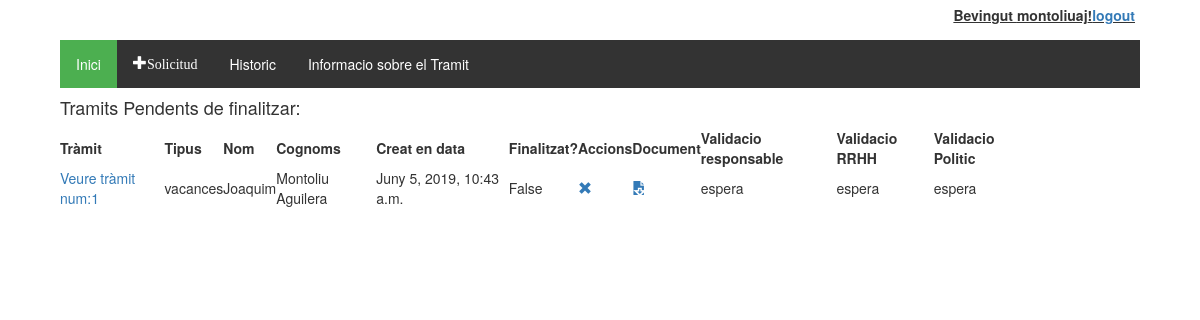
The page /tramitador/ (signed in) on the database as committed earlier.
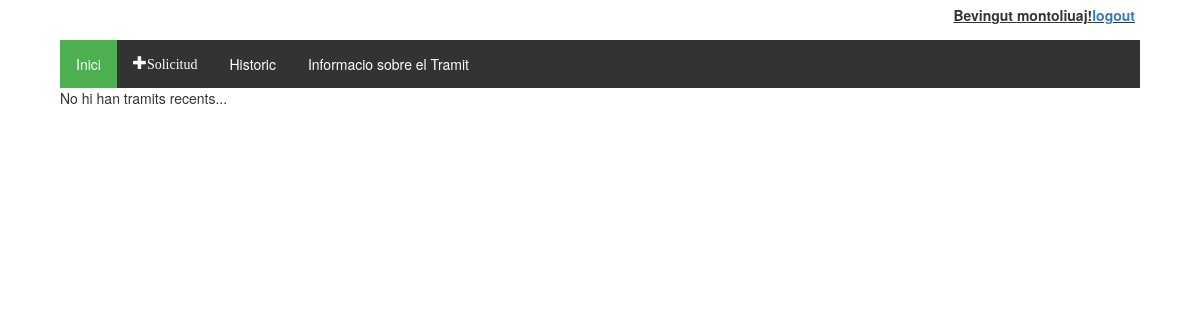
The same page on the database as committed later.
### tramitador/models.py (models this page shows, shortened)
class Tramit(models.Model):
    validacio = (
        ('conforme','conforme'),
        ('inconforme','no conforme'),
        ('espera', 'en espera'),
    )
    tipologia = (
        ('vacances', 'Vacances'),
        ('perm_precep', 'Permisos preceptius'),
        ('perm_no_precep', 'Permisos no preceptius'),
        ('asum_p', 'Asumptes personals'),
    )
    treballador = models.ForeignKey(Treballadors, on_delete=models.CASCADE)
    document = models.ForeignKey(Document, on_delete=models.SET_NULL, null=True, blank=True)
    creat_en = models.DateTimeField(auto_now_add=True)
    modificat_en = models.DateTimeField(auto_now=True)
    data_sol = models.CharField(max_length=250, help_text = "Interval de dates amb guións '-', per dies no consecutios emprar ',' Exemple:01/01/2019 - 05/01/2019, 07/01/2019")
    tipus = models.CharField(max_length=40, choices=tipologia, default='asum_p')
    finalitzat = models.BooleanField(default=False)
    """Validacio de RRHH"""
    valRRHH = models.CharField(max_length=20, choices=validacio, default='espera')
    """Validacio del responsable"""
    valResp =  models.CharField(max_length=20, choices=validacio, default='espera')
    """Validacio del Politic"""
    valPol = models.CharField(max_length=20, choices=validacio, default='espera')
    """En cas de voler explicar el motiu"""
    missatge_usuari = models.CharField(max_length=2000, null = True, blank=True)
    missatge_responsable = models.CharField(max_length=2000, null = True, blank=True)
    """Millores per el admin site"""
    def was_published_recently(self):
        return self.creat_en >= timezone.now() - datetime.timedelta(days=1)
    was_published_recently.admin_order_field = 'creat_en'
    was_published_recently.boolean = True
    was_published_recently.short_description = 'Publicat recentment?'

class Treballadors(AbstractUser):
    usuari = models.CharField(max_length=20)
    """nom = models.CharField(max_length=20)
    cognoms = models.CharField(max_length=20)
    email = models.CharField(max_length=50)"""
    dni = models.CharField(max_length=20, null = True, blank=True)
    areas = models.ManyToManyField(Area)
    """rol = models.CharField(max_length=20, choices = tip_rols, default = 'treb')
    estat = models.CharField(max_length=10, choices = tip_estats, default = 'alta')"""

class Document(models.Model):
    descripcio = models.CharField(max_length=255, blank=True)
    document = models.FileField(upload_to='%Y/%m/')
    pujat_en = models.DateTimeField(auto_now_add=True)
    pujat_per = models.ForeignKey(Treballadors, on_delete=models.CASCADE)

### tramitador/views.py (the view)
def index(request):
    tramits_pendents = Tramit.objects.all().filter(treballador__id=request.user.id).exclude(finalitzat = True)
    context = {'tramits_pendents': tramits_pendents}
    return render(request, 'tramits/index.html', context)

### tramitador/templatetags/group.py (called while the page is built)
@register.filter(name='has_group')
def has_group(user, group_name):
    group_name = group_name.split(";")
    for group in group_name:
        if(user.groups.filter(name=group).exists()):
            return True
    return False

### tramitador/templates/tramits/index.html (shortened to what this page needs)
{% extends 'tramits/base.html' %}
{% block content %}
  {% if tramits_pendents %}
  <h4>Tramits Pendents de finalitzar:</h4>
  <div id="main_table">
    <table>
      <tr>
        <th>Tràmit</th><th>Tipus</th><th>Nom</th><th>Cognoms</th><th>Creat en data</th><th>Finalitzat?</th><th>Accions</th><th>Document</th>
        <th>Validacio responsable</th><th>Validacio RRHH</th><th>Validacio Politic</th>
      </tr>
      {% for tramit in tramits_pendents %}
      <tr>
        <td><a href="{% url 'tramit_detall' tramit.id %}">Veure tràmit num:{{tramit.id}}</a></td><td>{{tramit.tipus}}</td><td>{{tramit.treballador.first_name}}</td><td>{{tramit.treballador.last_name}}</td>
        <td>{{tramit.creat_en}}</td><td>{{tramit.finalitzat}}</td><td><a href="{% url 'tramit_eliminar' tramit.id %}"  onclick="return confirm('Estas segur de vole eliminar el tràmit?')" class="glyphicon glyphicon-remove"></a></td>
        <td>
          {% if tramit.document %}
            <a href='{{ tramit.document.document.url }}' class="glyphicon glyphicon-save-file"></a>
          {% else %}
            <input type="file"  data-tramit="{{tramit.pk}}" />
            <input type="button" class="glyphicon glyphicon-open-file" value="Enviar" id="pujar"/>
          {% endif %}
        </td>
        <td>{{tramit.valResp}}</td><td>{{tramit.valRRHH}}</td><td>{{tramit.valPol}}</td>
      </tr>
      {% endfor %}
    </table>
    </div>
    {% else %}
      <p>No hi han tramits recents...</p>
  {% endif %}
{% endblock %}

Rows that differ between the two databases and show on the page:
removed Tramit: id "1", tipus "vacances", treballador.first_name "Joaquim", treballador.last_name "Montoliu Aguilera", creat_en "Juny 5, 2019, 10:43 a.m.", finalitzat "False", valResp "espera", valRRHH "espera", valPol "espera"
Other text that changed with them:
text no longer shown: "Tramits Pendents de finalitzar: Tràmit Tipus Nom Cognoms Creat en data Finalitzat? Accions Document Validacio responsable Validacio RRHH Validacio Politic"
text now shown: "No hi han tramits recents..."
